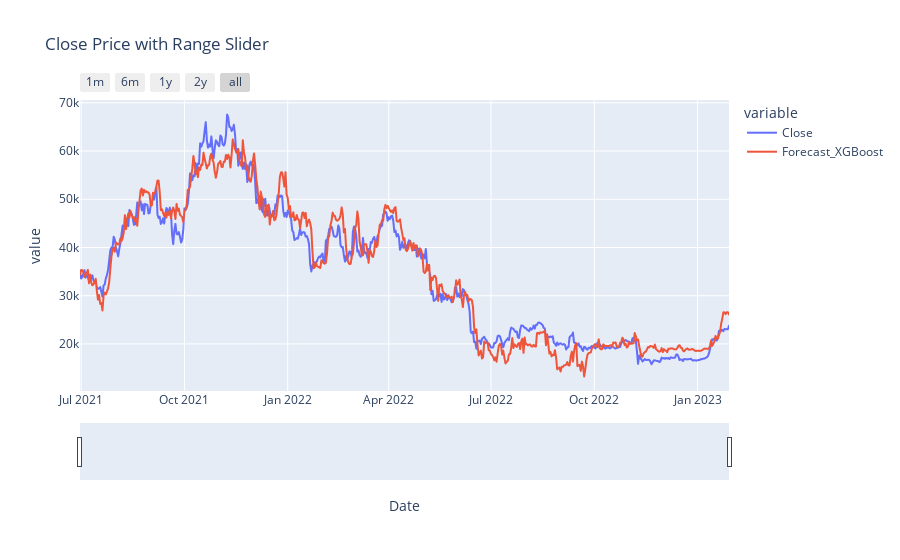

The cell this chart's notebook holds for it:
### Code cell
# Plot the Test DataFrame
fig = px.line(crypto_btc_valid, x='Date', y=['Close' ,'Forecast_XGBoost'], title='Close Price with Range Slider')
fig.update_layout(hovermode="x")

fig.update_xaxes(
    rangeslider_visible=True,
    rangeselector=dict(
        buttons=list([
            dict(count=1, label="1m", step="month", stepmode="backward"),
            dict(count=6, label="6m", step="month", stepmode="backward"),
            dict(count=1, label="1y", step="year", stepmode="backward"),
            dict(count=2, label="2y", step="year", stepmode="backward"),
            dict(step="all")
            ])
            )
            )
fig.show()

### Figure 1 — Plotly figure (JSON) as saved in the notebook; plotly's stock layout.template omitted (floating-point values rounded to 4 significant figures; data arrays with more than 128 entries replaced by an {"elided": "..."} marker saying what was removed)
{"data": [{"hovertemplate": "variable=Close<br>Date=%{x}<br>value=%{y}<extra></extra>", "legendgroup": "Close", "line": {"color": "#636efa", "dash": "solid"}, "marker": {"symbol": "circle"}, "mode": "lines", "name": "Close", "showlegend": true, "type": "scattergl", "x": {"elided": "579 str values"}, "xaxis": "x", "y": {"elided": "579 float values"}, "yaxis": "y"}, {"hovertemplate": "variable=Forecast_XGBoost<br>Date=%{x}<br>value=%{y}<extra></extra>", "legendgroup": "Forecast_XGBoost", "line": {"color": "#EF553B", "dash": "solid"}, "marker": {"symbol": "circle"}, "mode": "lines", "name": "Forecast_XGBoost", "showlegend": true, "type": "scattergl", "x": {"elided": "579 str values"}, "xaxis": "x", "y": {"elided": "579 float values"}, "yaxis": "y"}], "layout": {"hovermode": "x", "legend": {"title": {"text": "variable"}, "tracegroupgap": 0}, "title": {"text": "Close Price with Range Slider"}, "xaxis": {"anchor": "y", "domain": [0, 1], "rangeselector": {"buttons": [{"count": 1, "label": "1m", "step": "month", "stepmode": "backward"}, {"count": 6, "label": "6m", "step": "month", "stepmode": "backward"}, {"count": 1, "label": "1y", "step": "year", "stepmode": "backward"}, {"count": 2, "label": "2y", "step": "year", "stepmode": "backward"}, {"step": "all"}]}, "rangeslider": {"visible": true}, "title": {"text": "Date"}}, "yaxis": {"anchor": "x", "domain": [0, 1], "title": {"text": "value"}}}}
